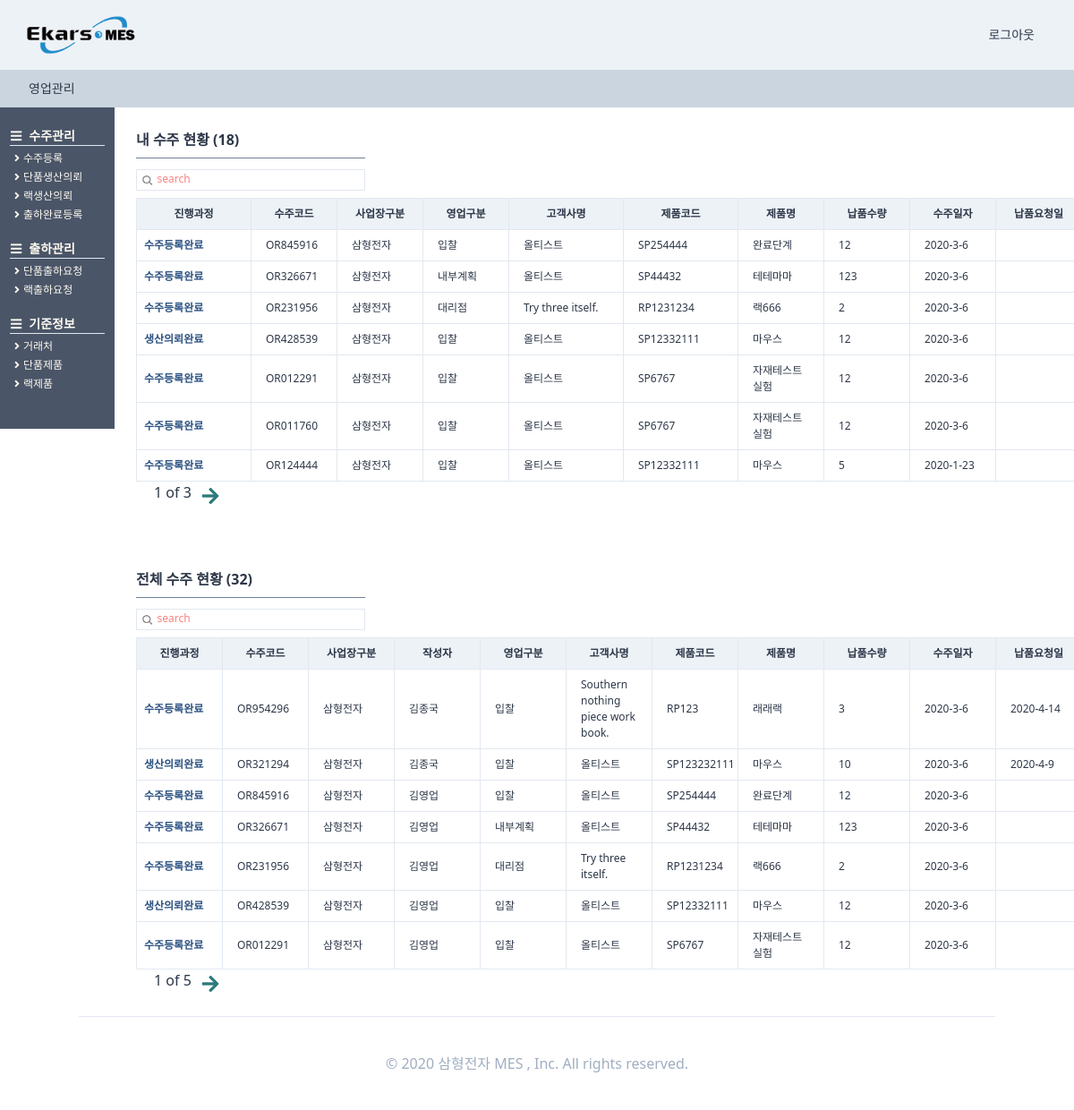
/orders/ordershome/ (signed in), run on an earlier commit of the app's database.
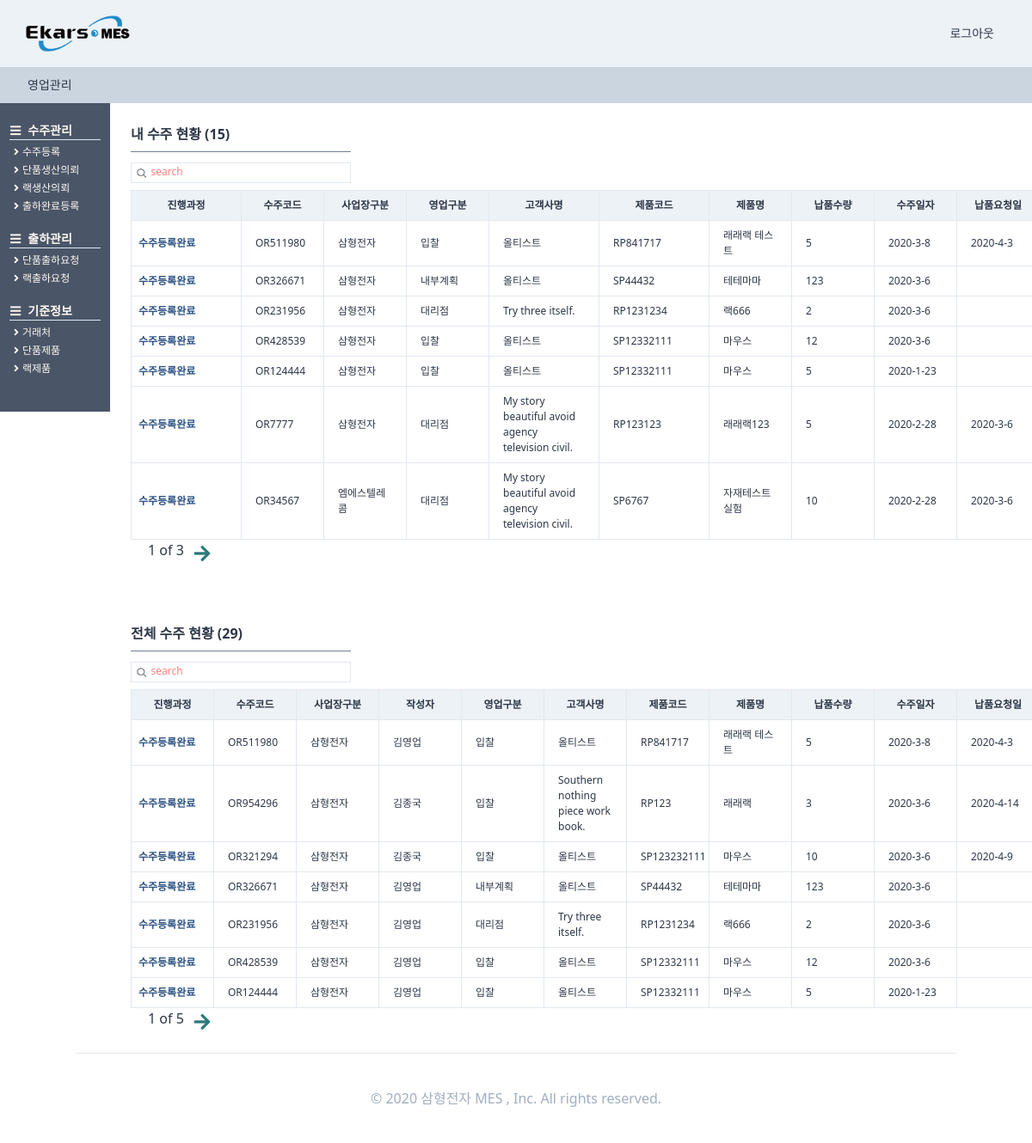
And on a later commit of the database.
### orders/models.py (models this page shows, shortened)
class OrderRegister(TimeStampedModel):
    입찰 = "입찰"
    대리점 = "대리점"
    AS = "A/S"
    내부계획 = "내부계획"
    영업구분_CHOICES = ((입찰, "입찰"), (대리점, "대리점"), (AS, "A/S"), (내부계획, "내부계획"))
    삼형전자 = "삼형전자"
    엠에스텔레콤 = "엠에스텔레콤"
    사업장구분_CHOICES = (
        (삼형전자, "삼형전자"),
        (엠에스텔레콤, "엠에스텔레콤"),
    )
    출하완료 = "출하완료"
    출하미완료 = "출하미완료"
    출하구분_CHOICES = (
        (출하완료, "출하완료"),
        (출하미완료, "출하미완료"),
    )
    단품 = "단품"
    랙 = "랙"
    제품구분_CHOICES = (
        (단품, "단품"),
        (랙, "랙"),
    )
    랙생산의뢰 = models.ForeignKey(
        "self", related_name="단품생산의뢰", on_delete=models.SET_NULL, null=True, blank=True
    )
    작성자 = models.ForeignKey(
        users_models.User,
        related_name="수주등록",
        on_delete=models.SET_NULL,
        null=True,
        blank=True,
    )
    수주코드 = models.CharField(max_length=50)
    영업구분 = models.CharField(choices=영업구분_CHOICES, max_length=10, blank=True, default=입찰)
    제품구분 = models.CharField(choices=제품구분_CHOICES, max_length=10, blank=True, default=단품)
    사업장구분 = models.CharField(
        choices=사업장구분_CHOICES, max_length=10, blank=True, default=삼형전자
    )
    수주일자 = models.DateField(auto_now=False, auto_now_add=False)
    고객사명 = models.ForeignKey(
        SI_models.CustomerPartner,
        related_name="수주등록",
        on_delete=models.SET_NULL,
        null=True,
        blank=True,
    )
    현장명 = models.CharField(max_length=50)
    납품요청일 = models.DateField(auto_now=False, auto_now_add=False, blank=True, null=True)
    납품수량 = models.IntegerField()
    특이사항 = models.TextField(blank=True)
    단품모델 = models.ForeignKey(
        SI_models.SingleProduct,
        related_name="수주등록",
        on_delete=models.SET_NULL,
        null=True,
        blank=True,
    )
    랙모델 = models.ForeignKey(
        SI_models.RackProduct,
        related_name="수주등록",
        on_delete=models.SET_NULL,
        null=True,
        blank=True,
    )
    출하구분 = models.CharField(
        choices=출하구분_CHOICES, max_length=10, blank=True, default=출하미완료
    )
    class Meta:
        verbose_name = "수주등록"
        verbose_name_plural = "수주등록"
    def process(self):
        try:
            pro = self.생산요청
            try:
                cess = self.생산요청.생산계획.현재공정
                pro = self.생산요청.생산계획.현재공정달성율
                try:
                    pro = self.생산요청.생산계획.작업지시서.작업지시서등록.최종검사
                    try:
                        pro = self.생산요청.생산계획.작업지시서.작업지시서등록.최종검사.최종검사등록
                        return "최종검사완료"
                    except:
                        return "최종검사의뢰완료"
                except:
                    return f"생산중({cess}:{pro})"
            except:
                return "생산의뢰완료"
        except:
            return "수주등록완료"

### StandardInformation/models.py (models this page shows, shortened)
class CustomerPartner(TimeStampedModel):
    고객 = "고객"
    대리점 = "대리점"
    공급처 = "공급처"
    거래처_CHOICES = (
        (고객, "고객"),
        (대리점, "대리점"),
        (공급처, "공급처"),
    )
    고객작성자 = models.ForeignKey(
        "users.User", related_name="고객거래처작성자", on_delete=models.SET_NULL, null=True
    )
    작성일 = models.DateField(auto_now=True, auto_now_add=False)
    거래처구분 = models.CharField(choices=거래처_CHOICES, max_length=4, default=공급처)
    거래처코드 = models.CharField(max_length=50, null=True)
    거래처명 = models.CharField(max_length=70, null=True)
    사업자등록번호 = models.CharField(max_length=50, null=True)
    고객담당자 = models.ForeignKey(
        "users.User", related_name="고객거래처담당자", on_delete=models.SET_NULL, null=True
    )
    연락처 = models.CharField(max_length=50, blank=True)
    이메일 = models.EmailField(max_length=254)
    사업장주소 = models.CharField(max_length=70, blank=True, null=True)
    사업자등록증첨부 = models.FileField(blank=True, null=True)
    특이사항 = models.TextField(blank=True, null=True)
    사용여부 = models.BooleanField(default=False)
    class Meta:
        verbose_name = "고객"
        verbose_name_plural = "고객"
    def __str__(self):
        return self.거래처명

class SingleProduct(TimeStampedModel):
    작성자 = models.ForeignKey(
        "users.User", related_name="단품제품작성자", on_delete=models.SET_NULL, null=True
    )
    작성일 = models.DateField(auto_now=True, auto_now_add=False)
    모델코드 = models.CharField(max_length=80, blank=True)
    모델명 = models.CharField(max_length=30, blank=True)
    규격 = models.CharField(max_length=80, blank=True)
    단위 = models.CharField(max_length=10, blank=True)
    단가 = models.IntegerField(null=True)
    class Meta:
        verbose_name = "단품제품"
        verbose_name_plural = "단품제품"

class RackProduct(TimeStampedModel):
    작성자 = models.ForeignKey(
        "users.User", related_name="랙제품작성자", on_delete=models.SET_NULL, null=True
    )
    작성일 = models.DateField(auto_now=True, auto_now_add=False)
    랙시리얼코드 = models.CharField(max_length=40, blank=True)
    랙모델명 = models.CharField(max_length=60, blank=True)
    규격 = models.CharField(max_length=30, blank=True)
    단위 = models.CharField(max_length=30, blank=True)
    단가 = models.IntegerField(null=True)
    class Meta:
        verbose_name = "랙제품"
        verbose_name_plural = "랙제품"

### users/models.py (models this page shows, shortened)
class User(AbstractUser,TimeStampedModel):
    부서 = models.ForeignKey(
        "Part", related_name="user", on_delete=models.CASCADE, null=True
    )
    class Meta:
        verbose_name = "사용자"
        verbose_name_plural = "사용자"

### orders/views.py (the view, shortened to what this page needs)
# urls.py: path("ordershome/", views.ordershome, name="ordershome"),
def ordershome(request):
    user = request.user
    search_m = request.GET.get("search_m")
    search = request.GET.get("search")
    order_m = (
        models.OrderRegister.objects.filter(작성자=user)
        .filter(출하구분="출하미완료")
        .order_by("-created")
    )
    if search_m is None:
        s_bool_m = False
        my_order_count = order_m.count()
    order = models.OrderRegister.objects.all().order_by("-created")
    if search is None:
        order_count = order.count()
        s_bool = False
    pagediv = 7
    totalpage_m = int(math.ceil(len(order_m) / pagediv))
    paginator_m = Paginator(order_m, pagediv, orphans=0)
    page_m = request.GET.get("page_m", "1")
    order_m = paginator_m.get_page(page_m)
    nextpage_m = int(page_m) + 1
    previouspage_m = int(page_m) - 1
    notsamebool_m = True
    totalpage = int(math.ceil(len(order) / pagediv))
    paginator = Paginator(order, pagediv, orphans=0)
    page = request.GET.get("page", "1")
    order = paginator.get_page(page)
    nextpage = int(page) + 1
    previouspage = int(page) - 1
    notsamebool = True
    if int(page_m) == totalpage_m:
        notsamebool_m = False
    if (search_m is None) or (search_m == ""):
        search_m = "search"
    if int(page) == totalpage:
        notsamebool = False
    if (search is None) or (search == ""):
        search = "search"
    return render(
        request,
        "orders/ordershome.html",
        {
            "order_count": order_count,
            "my_order_count": my_order_count,
            "order_m": order_m,
            "search_m": search_m,
            "page_m": page_m,
            "totalpage_m": totalpage_m,
            "notsamebool_m": notsamebool_m,
            "nextpage_m": nextpage_m,
            "previouspage_m": previouspage_m,
            "s_bool_m": s_bool_m,
            "order": order,
            "search": search,
            "page": page,
            "totalpage": totalpage,
            "notsamebool": notsamebool,
            "nextpage": nextpage,
            "previouspage": previouspage,
            "s_bool": s_bool,
            "최종검사완료": "최종검사완료",
            "최종검사의뢰완료": "최종검사의뢰완료",
            "수주등록완료": "수주등록완료",
            "생산의뢰완료": "생산의뢰완료",
        },
    )

### templates/orders/ordershome.html (shortened to what the changed rows need)
{%extends "base.html"%}
{%load static%}
{% block content %}
<div class="flex">
    {%block main_contens%}
    <div class="flex flex-col w-full">
        <div class="w-full pl-32 -mt-6 font-semibold pt-12 flex flex-col">
            <div class="flex flex-col w-full">
                <div class="p-6">
                    <div class="border-b w-64 mb-3 border-gray-600 pb-2">내 수주 현황 ({{my_order_count}})</div>
                    <div class="flew flex-col">
                        <div class="w-64 border h-6 mb-2">
                        </div>
                        <table class="table-fixed font-light text-xs w-full">
                            <thead>
                                <tr>
                                    <th class="border bg-gray-200 px-2 py-2 w-32">진행과정</th>
                                    <th class="border bg-gray-200 px-4 py-2 w-24">수주코드</th>
                                    <th class="border bg-gray-200 px-4 py-2 w-24">사업장구분</th>
                                    <th class="border bg-gray-200 px-4 py-2 w-24">영업구분</th>
                                    <th class="border bg-gray-200 px-4 py-2 w-32">고객사명</th>
                                    <th class="border bg-gray-200 px-4 py-2 w-32">제품코드</th>
                                    <th class="border bg-gray-200 px-4 py-2 w-24">제품명</th>
                                    <th class="border bg-gray-200 px-4 py-2 w-24">납품수량</th>
                                    <th class="border bg-gray-200 px-4 py-2 w-24">수주일자</th>
                                    <th class="border bg-gray-200 px-4 py-2 w-24">납품요청일</th>
                                </tr>
                            </thead>
                            <tbody>
                                {%for list in order_m%}
                                <tr>
                                    <td class="border px-2 py-2 font-bold
                                    {%if list.process == 수주등록완료%}
                                    text-blue-800
                                    {%endif%}
                                    {%if list.process == 생산의뢰완료%}
                                    text-blue-800
                                    {%endif%}
                                    text-red-700 ">
                                        {{list.process}}</td>
                                    <td class="border px-4 py-2  hover:text-blue-700 hover:font-bold "><a
                                            href="{%url "orders:orderdetail" list.pk %}">
                                            {{list.수주코드}}</a></td>
                                    <td class="border px-4 py-2">{{list.사업장구분}}</td>
                                    <td class="border px-4 py-2">{{list.영업구분}}</td>
                                    <td class="border px-4 py-2">{{list.고객사명}}</td>
                                    {%if list.제품구분 == "단품"%}
                                    <td class="border px-4 py-2">{{list.단품모델.모델코드}}</td>
                                    <td class="border px-4 py-2">{{list.단품모델.모델명}}</td>
                                    {%else%}
                                    <td class="border px-4 py-2">{{list.랙모델.랙시리얼코드}}</td>
                                    <td class="border px-4 py-2">{{list.랙모델.랙모델명}}</td>
                                    {%endif%}
                                    <td class="border px-4 py-2">{{list.납품수량}}</td>
                                    <td class="border px-4 py-2">
                                        {{list.수주일자.year}}-{{list.수주일자.month}}-{{list.수주일자.day}}</td>
                                    <td class="border px-4 py-2">
                                        {%if list.납품요청일 is None%}
                                        {%else%}
                                        {{list.납품요청일.year}}-{{list.납품요청일.month}}-{{list.납품요청일.day}}{%endif%}</td>
                                </tr>
                                {%endfor%}
                            </tbody>
                        </table>
                        <div class="flex ml-2">
                        </div>
                    </div>
                </div>
            </div>
        </div>
        <div class="w-full h-full mt-5 pl-32 font-semibold flex flex-col">
            <div class="flex flex-col w-full">
                <div class="p-6 w-full">
                    <div class="border-b w-64 mb-3 border-gray-600 pb-2">전체 수주 현황 ({{order_count}}) </div>
                    <div class="flew flex-col w-full">
                        <div class="w-64 border h-6 mb-2">
                        </div>
                        <table class="table-fixed font-light text-xs w-full">
                            <thead>
                                <tr>
                                    <th class="border bg-gray-200 px-2 py-2 w-24">진행과정</th>
                                    <th class="border bg-gray-200 px-4 py-2 w-24">수주코드</th>
                                    <th class="border bg-gray-200 px-4 py-2 w-24">사업장구분</th>
                                    <th class="border bg-gray-200 px-4 py-2 w-24">작성자</th>
                                    <th class="border bg-gray-200 px-4 py-2 w-24">영업구분</th>
                                    <th class="border bg-gray-200 px-4 py-2 w-24">고객사명</th>
                                    <th class="border bg-gray-200 px-4 py-2 w-24">제품코드</th>
                                    <th class="border bg-gray-200 px-4 py-2 w-24">제품명</th>
                                    <th class="border bg-gray-200 px-4 py-2 w-24">납품수량</th>
                                    <th class="border bg-gray-200 px-4 py-2 w-24">수주일자</th>
                                    <th class="border bg-gray-200 px-4 py-2 w-24">납품요청일</th>
                                </tr>
                            </thead>
                            <tbody>
                                {%for list in order%}
                                <tr>
                                    <td class="border px-2 py-2 font-bold
                                        {%if list.process == 수주등록완료%}
                                        text-blue-800
                                        {%endif%}
                                        {%if list.process == 생산의뢰완료%}
                                        text-blue-800
                                        {%endif%}
                                        text-red-700 ">
                                        {{list.process}}</td>
                                    <td class="border px-4 py-2 font-medium hover:text-blue-700 hover:font-bold"><a
                                            href="{%url "orders:orderdetail" list.pk %}">
                                            {{list.수주코드}}</a></td>
                                    <td class="border px-4 py-2">{{list.사업장구분}}</td>
                                    <td class="border px-4 py-2">{{list.작성자.first_name}}</td>
                                    <td class="border px-4 py-2">{{list.영업구분}}</td>
                                    <td class="border px-4 py-2">{{list.고객사명}}</td>
                                    {%if list.제품구분 == "단품"%}
                                    <td class="border px-4 py-2">{{list.단품모델.모델코드}}</td>
                                    <td class="border px-4 py-2">{{list.단품모델.모델명}}</td>
                                    {%else%}
                                    <td class="border px-4 py-2">{{list.랙모델.랙시리얼코드}}</td>
                                    <td class="border px-4 py-2">{{list.랙모델.랙모델명}}</td>
                                    {%endif%}
                                    <td class="border px-4 py-2">{{list.납품수량}}</td>
                                    <td class="border px-4 py-2">
                                        {{list.수주일자.year}}-{{list.수주일자.month}}-{{list.수주일자.day}}</td>
                                    <td class="border px-4 py-2">
                                        {%if list.납품요청일 is None%}
                                        {%else%}
                                        {{list.납품요청일.year}}-{{list.납품요청일.month}}-{{list.납품요청일.day}}{%endif%}</td>
                                </tr>
                                {%endfor%}
                            </tbody>
                        </table>
                        <div class="flex ml-2">
                        </div>
                    </div>
                </div>
            </div>
        </div>
    </div>
    {%endblock main_contens %}
</div>
{%endblock content %}

What changed in the data, as far as the page shows it:
removed OrderRegister: process "수주등록완료", 수주코드 "OR845916", 사업장구분 "삼형전자", 영업구분 "입찰", 고객사명 "올티스트", 단품모델.모델코드 "SP254444", 단품모델.모델명 "완료단계", 납품수량 "12", 수주일자.year "2020", 수주일자.month "3", 수주일자.day "6", 작성자.first_name "김영업"
removed OrderRegister: process "수주등록완료", 수주코드 "OR012291", 사업장구분 "삼형전자", 영업구분 "입찰", 고객사명 "올티스트", 단품모델.모델코드 "SP6767", 단품모델.모델명 "자재테스트실험", 납품수량 "12", 수주일자.year "2020", 수주일자.month "3", 수주일자.day "6", 작성자.first_name "김영업"
removed OrderRegister: process "수주등록완료", 수주코드 "OR011760", 사업장구분 "삼형전자", 영업구분 "입찰", 고객사명 "올티스트", 단품모델.모델코드 "SP6767", 단품모델.모델명 "자재테스트실험", 납품수량 "12", 수주일자.year "2020", 수주일자.month "3", 수주일자.day "6"
added OrderRegister: process "수주등록완료", 수주코드 "OR511980", 사업장구분 "삼형전자", 영업구분 "입찰", 고객사명 "올티스트", 랙모델.랙시리얼코드 "RP841717", 랙모델.랙모델명 "래래랙 테스트", 납품수량 "5", 수주일자.year "2020", 수주일자.month "3", 수주일자.day "8", 납품요청일.year "2020", 납품요청일.month "4", 납품요청일.day "3", 작성자.first_name "김영업"
computed for OrderRegister "OR428539": process "생산의뢰완료" → "수주등록완료"
now on one of the page's lists (row unchanged): OrderRegister: process "수주등록완료", 수주코드 "OR124444", 사업장구분 "삼형전자", 작성자.first_name "김영업", 영업구분 "입찰", 고객사명 "올티스트", 단품모델.모델코드 "SP12332111", 단품모델.모델명 "마우스", 납품수량 "5", 수주일자.year "2020", 수주일자.month "1", 수주일자.day "23"
now on this page (row unchanged): OrderRegister: process "수주등록완료", 수주코드 "OR7777", 사업장구분 "삼형전자", 영업구분 "대리점", 고객사명 "My story beautiful avoid agency television civil.", 랙모델.랙시리얼코드 "RP123123", 랙모델.랙모델명 "래래랙123", 납품수량 "5", 수주일자.year "2020", 수주일자.month "2", 수주일자.day "28", 납품요청일.year "2020", 납품요청일.month "3", 납품요청일.day "6"
now on this page (row unchanged): OrderRegister: process "수주등록완료", 수주코드 "OR34567", 사업장구분 "엠에스텔레콤", 영업구분 "대리점", 고객사명 "My story beautiful avoid agency television civil.", 단품모델.모델코드 "SP6767", 단품모델.모델명 "자재테스트실험", 납품수량 "10", 수주일자.year "2020", 수주일자.month "2", 수주일자.day "28", 납품요청일.year "2020", 납품요청일.month "3", 납품요청일.day "6"
computed for OrderRegister "OR321294": process "생산의뢰완료" → "수주등록완료"
Also different on the page:
{{ my_order_count }}: "18" → "15"
{{ order_count }}: "32" → "29"
